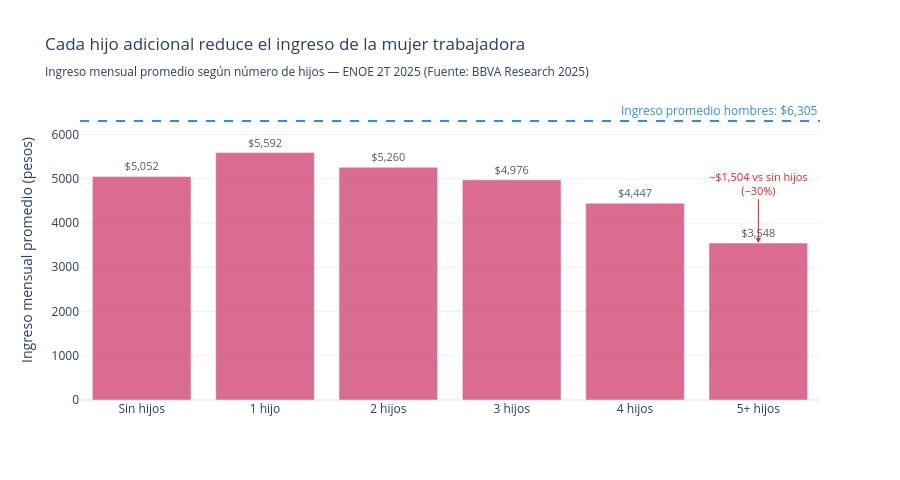

The notebook cell this image was saved under:
### Markdown cell above
### G11 — La penalización por maternidad (NUEVA)

> **Cita BBVA (tabla 6)**: *"Entre las mujeres que son madres, a medida que aumenta el número de hijos tiende a disminuir el ingreso: 1 hijo → $5,592; 2 hijos → $5,260; 3 hijos → $4,976; 4 hijos → $4,447; 5+ hijos → $3,548."*

Esta gráfica **no se calcula con df_cut_si** porque la ENOE asigna hijos sólo a mujeres y nuestro dataset procesado no trae esa variable desagregada. Usamos los valores publicados por BBVA Research (2025) como referencia citable.

### Code cell
# Datos del reporte BBVA Research (2025), tabla 6 — ENOE 2T 2025
df_hijos = pd.DataFrame({
    'num_hijos': ['Sin hijos', '1 hijo', '2 hijos', '3 hijos', '4 hijos', '5+ hijos'],
    'ing_mensual': [5052, 5592, 5260, 4976, 4447, 3548],
    'horas': [38, 38, 36, 35, 35, 32]
})
# Línea de referencia: hombres ganan en promedio $6,305 al mes (BBVA)
INGRESO_HOMBRES = 6305

fig_g11 = go.Figure()
fig_g11.add_trace(go.Bar(
    x=df_hijos['num_hijos'], y=df_hijos['ing_mensual'],
    marker_color=COLOR_M, opacity=0.85,
    text=[f'${v:,}' for v in df_hijos['ing_mensual']],
    textposition='outside', textfont=dict(size=11),
    hovertemplate='<b>%{x}</b><br>Ingreso: $%{y:,}/mes<br>'
                  'Horas: %{customdata} hrs/semana<extra></extra>',
    customdata=df_hijos['horas'],
    name='Ingreso mujeres'
))
fig_g11.add_hline(
    y=INGRESO_HOMBRES, line_dash='dash', line_color=COLOR_H, line_width=2,
    annotation_text=f'Ingreso promedio hombres: ${INGRESO_HOMBRES:,}',
    annotation_position='top right',
    annotation_font=dict(color=COLOR_H, size=12)
)

# Anotación sobre el salto
fig_g11.add_annotation(
    x='5+ hijos', y=df_hijos.iloc[-1]['ing_mensual'],
    text=f'−${5052-3548:,} vs sin hijos<br>(−{(1-3548/5052)*100:.0f}%)',
    showarrow=True, arrowhead=2, arrowcolor=COLOR_ROJO,
    font=dict(color=COLOR_ROJO, size=11), ax=0, ay=-60
)

fig_g11.update_layout(
    title='Cada hijo adicional reduce el ingreso de la mujer trabajadora<br>'
          '<sub>Ingreso mensual promedio según número de hijos — ENOE 2T 2025 '
          '(Fuente: BBVA Research 2025)</sub>',
    template='plotly_white', height=480,
    xaxis_title='', yaxis_title='Ingreso mensual promedio (pesos)',
    showlegend=False
)
#fig_g11.write_html(RUTA_DASH / 'g11_penalizacion_maternidad.html', include_plotlyjs='cdn')
fig_g11.show()

### Figure 1 — Plotly figure (JSON) as saved in the notebook; plotly's stock layout.template omitted (floating-point values rounded to 4 significant figures)
{"data": [{"customdata": [38, 38, 36, 35, 35, 32], "hovertemplate": "<b>%{x}</b><br>Ingreso: $%{y:,}/mes<br>Horas: %{customdata} hrs/semana<extra></extra>", "marker": {"color": "#D4537E"}, "name": "Ingreso mujeres", "opacity": 0.85, "text": ["$5,052", "$5,592", "$5,260", "$4,976", "$4,447", "$3,548"], "textfont": {"size": 11}, "textposition": "outside", "type": "bar", "x": ["Sin hijos", "1 hijo", "2 hijos", "3 hijos", "4 hijos", "5+ hijos"], "y": [5052, 5592, 5260, 4976, 4447, 3548]}], "layout": {"annotations": [{"font": {"color": "#378ADD", "size": 12}, "showarrow": false, "text": "Ingreso promedio hombres: $6,305", "x": 1, "xanchor": "right", "xref": "x domain", "y": 6305, "yanchor": "bottom", "yref": "y"}, {"arrowcolor": "#d62728", "arrowhead": 2, "ax": 0, "ay": -60, "font": {"color": "#d62728", "size": 11}, "showarrow": true, "text": "−$1,504 vs sin hijos<br>(−30%)", "x": "5+ hijos", "y": 3548}], "height": 480, "shapes": [{"line": {"color": "#378ADD", "dash": "dash", "width": 2}, "type": "line", "x0": 0, "x1": 1, "xref": "x domain", "y0": 6305, "y1": 6305, "yref": "y"}], "showlegend": false, "title": {"text": "Cada hijo adicional reduce el ingreso de la mujer trabajadora<br><sub>Ingreso mensual promedio según número de hijos — ENOE 2T 2025 (Fuente: BBVA Research 2025)</sub>"}, "xaxis": {"title": {"text": ""}}, "yaxis": {"title": {"text": "Ingreso mensual promedio (pesos)"}}}}
